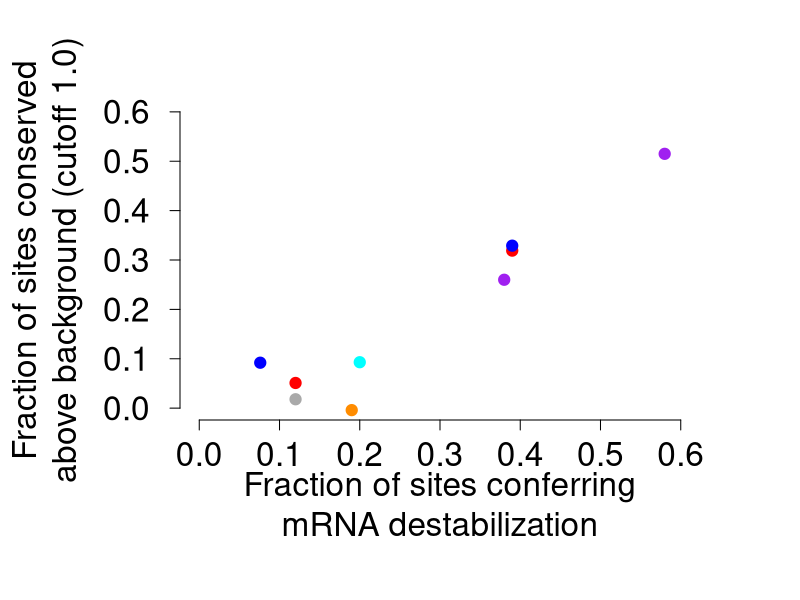

The R script that drew this image:
(X1=read.delim("Fig2G_fractions.txt", row.names=1))

"Fraction repressed is computed in ../Fig1/Fig1_cdfs.R for 5' UTR and 3' UTR sites"

pdf("Fig2G.pdf")
par(mar=c(9,9,5,5), mgp = c(5, 1.5, 0))
plot(X1, cex.axis=2, cex.lab=2, bty="n", xlab="Fraction of sites conferring\nmRNA destabilization", 
ylab="Fraction of sites conserved\nabove background (cutoff 1.0)", pch=19, xlim=c(0, 0.6), ylim=c(0, 0.6), 
col = c("purple", "red", "blue", "cyan", "darkgrey","darkorange","purple", "red", "blue"), las=1, cex=1.5)
dev.off()
